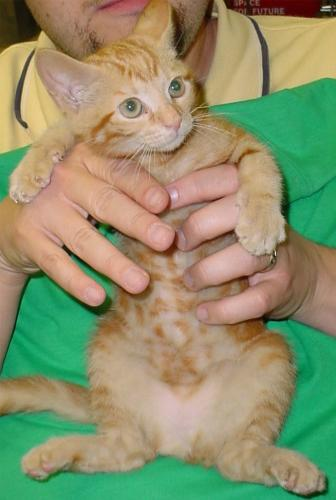
#> input picture cat.jpg, 336 x 500 px
$ python conv-img.py
#> lines starting #> are read from the running program, lines starting #| are printed output that depends on the picture
# -*- coding: utf-8 -*-
"""
Created on Mon Apr 25 17:02:37 2022
"""

import numpy as np
from PIL import Image,ImageOps
import matplotlib.pyplot as plt


#functions display images

def plot_image(img :np.array):
    plt.figure(figsize = (6,6))
    plt.imshow(img, cmap='gray')

def plot_two_images(img1: np.array, img2: np.array):
    _, ax = plt.subplots(1, 2, figsize=(12, 6))
    ax[0].imshow(img1, cmap='gray')
    ax[1].imshow(img2, cmap='gray')


#display an image

img=Image.open('cat.jpg')
#> img is the input picture: PIL image 336x500 RGB; mean R, G, B 141.1, 144.6, 107.5
img=ImageOps.grayscale(img)
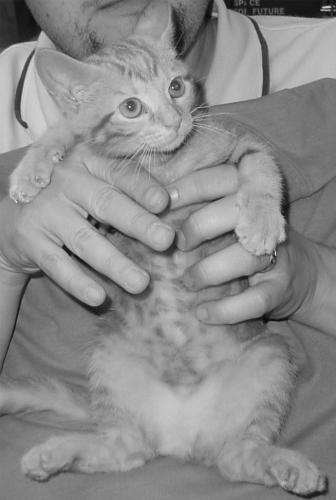
#> img: PIL image 336x500 L; min 8, max 232, mean 139.4
img = img.resize(size=(224,224))
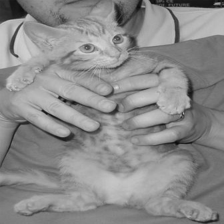
#> img: PIL image 224x224 L; min 10, max 218, mean 139.4
#plot_image(img=img)
#declare filter for convolution
#using kernel from https://setosa.io/ev/image-kernels/
#I'm using sharpen, blur and outline

sharpen = np.array([
    [0, -1 ,0],
    [-1, 5, -1],
    [0, -1, 0]
    ])

blur = np.array([
    [0.0625, 0.125, 0.0625],
    [0.125, 0.25, 0.125],
    [0.0625, 0.125, 0.0625]
    ])

outline = np.array([
    [-1, -1 ,-1],
    [-1, 8, -1],
    [-1, -1, -1]
    ])


#caluculate the target size for convoution implementation later
def cal_target_size(img_size: int, kernel_size: int):
#> called with img_size = 224, kernel_size = 3
    num_pixels = 0
    for i in range(img_size):
        added = i+ kernel_size
        if added <= img_size:
            num_pixels += 1
    return num_pixels

#Implement convolution
def convolution(img: np.array, kernel: np.array) -> np.array:
    target_size = cal_target_size(img_size = img.shape[0], kernel_size=kernel.shape[0])
#> target_size = 222
    k = kernel.shape[0]
    #get 2d array of zeros
    convolved_img = np.zeros(shape=(target_size,target_size))

    #iteration
    for i in range(target_size):
        for j in range(target_size):
            #get the current matrix
            mat = img[i:i+k, j:j+k]

            #apply convolution (element-wise multiplication and summation of the results)
            convolved_img[i,j] = np.sum(np.multiply(mat, kernel))
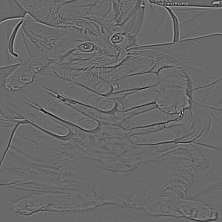
#> convolved_img: shape (222, 222) float64; min -480, max 681, mean -0.1; drawn with min black and max white
    return convolved_img

outlined_image = convolution(img=np.array(img), kernel=outline)

plot_two_images(
    img1=img,
    img2=outlined_image
)
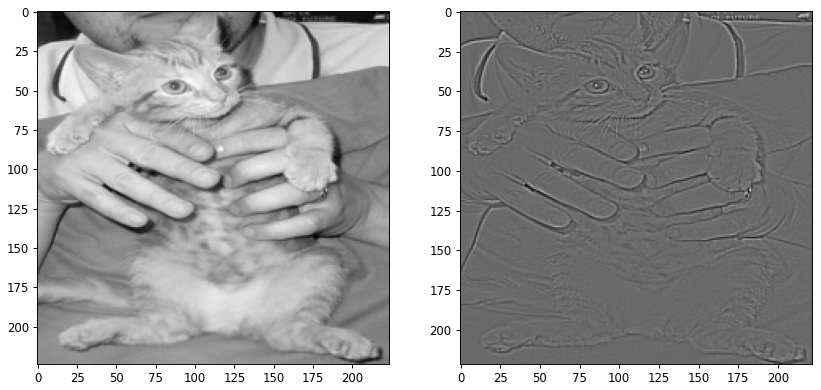
#> figure drawn by matplotlib, 2 panels
